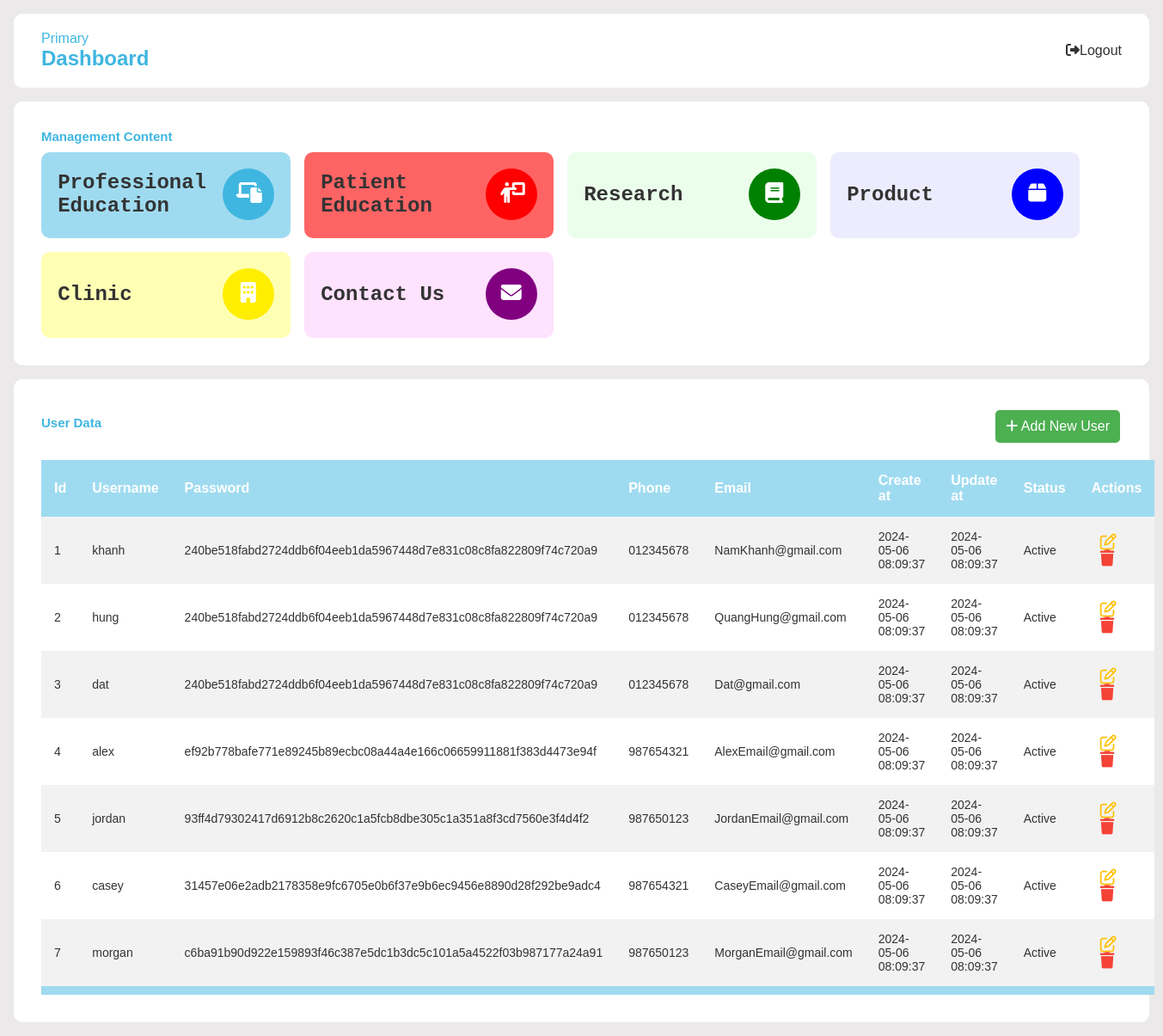
The app's page /admin/admin-dashboard/index.php (signed in) with its own data.
### tables this page shows
CREATE TABLE `user` (
                          `user_id` INT,
                          `username` VARCHAR(10) NOT NULL UNIQUE,
                          `password_hash` CHAR(64) NOT NULL,
                          `phone` VARCHAR (16) NOT NULL,
                          `email` VARCHAR(255) UNIQUE,
                          `created_at` TIMESTAMP DEFAULT CURRENT_TIMESTAMP,
                          `updated_at` TIMESTAMP DEFAULT CURRENT_TIMESTAMP ON UPDATE CURRENT_TIMESTAMP,
                          `status` INT NOT NULL DEFAULT 0,
                          `is_deleted` tinyint(1) DEFAULT 0,
                          `role` VARCHAR(10) NOT NULL DEFAULT 'manager',
						  CHECK (is_deleted BETWEEN 0 AND 1)
);

### admin/function.php (called while the page is built, shortened)
<?php
function getAllUser()
{
    global $conn;
    $sql = "SELECT * FROM user";
    $stmt = $conn->prepare($sql);
    $stmt->execute();
    $result = $stmt->get_result();
    $rows = $result->fetch_all(MYSQLI_ASSOC);
    return $rows;
}
function getUser($UserId)
{
    global $conn;
    $sql = "SELECT * FROM user WHERE user_id = ?";
    $stmt = $conn->prepare($sql);
    $stmt->bind_param('i', $UserId);
    $stmt->execute();
    $result = $stmt->get_result();
    $user = $result->fetch_all(MYSQLI_ASSOC);
    return $user ? $user[0] : [];
}

### admin/admin-dashboard/index.php (the view, shortened to what this page needs)
<?php
require_once('../function.php');
$userInfo = getUser($_SESSION['user_id']);
$rows=getAllUser();
?>
<!DOCTYPE html>
<html lang="en">
<head>
    <link rel="stylesheet" href="../style/dashboard.css">
</head>
<body>
<div class="main--content">
    <div class="header--wrapper">
        <div class="header--title">
            <span>Primary</span>
            <h2>Dashboard</h2>
        </div>
        <div class="user--info">
            <a href="#">
                <i class="fas fa-sign-out-alt"></i>
                <span> <a href="../logout.php">Logout</a></span>
            </a>
        </div>
    </div>
    <div class="crud--container">
        <h1 class="main--title">Management Content</h1>
        <div class="card--wrapper">
            <a href="../admin-professional/index.php">
                <div class="crud--card light-lighterblue">
                    <div class="card--header">
                        <div class="amount">
                            <span class="amount--value">
                                Professional Education
                            </span>
                        </div>
                        <i class="fa-solid fa-laptop-file icon dark-lightblue"></i>
                    </div>
                </div>
            </a>
            <a href="../admin-patient/index.php">
                <div class="crud--card light-red">
                    <div class="card--header">
                        <div class="amount">
                            <span class="amount--value">
                                Patient Education
                            </span>
                        </div>
                        <i class="fa-solid fa-person-chalkboard icon dark-red"></i>
                    </div>
                </div>
            </a>
            <a href="../admin-research">
                <div class="crud--card light-green">
                    <div class="card--header">
                        <div class="amount">
                            <span class="amount--value">
                                Research
                            </span>
                        </div>
                        <i class="fa-solid fa-book icon dark-green"></i>
                    </div>
                </div>
            </a>
            <a href="../admin-product/index.php">
                <div class="crud--card light-blue">
                    <div class="card--header">
                        <div class="amount">
                            <span class="amount--value">
                                Product
                            </span>
                        </div>
                        <i class="fa-solid fa-box icon dark-blue"></i>
                    </div>
                </div>
            </a>
            <a href="../admin-clinic/index.php">
                <div class="crud--card light-yellow">
                    <div class="card--header">
                        <div class="amount">
                                <span class="amount--value">
                                    Clinic
                                </span>
                        </div>
                        <i class="fa-solid fa-building icon dark-yellow"></i>
                    </div>
                </div>
            </a>
            <a href="../admin-contact-us/index.php">
                <div class="crud--card light-purple">
                    <div class="card--header">
                        <div class="amount">
                                <span class="amount--value">
                                    Contact Us
                                </span>
                        </div>
                        <i class="fa-solid fa-envelope icon dark-purple"></i>
                    </div>
                </div>
            </a>
        </div>
    </div>
    <?php if($userInfo['role'] == "admin") { ?>
    <div class="tabular--wrapper">
        <div class="data--wrapper">
            <div class="data--title">
                <h1 class="main--title">User Data</h1>
            </div>
            <div class="user--info">
                <a href="add-user.php">
                    <button class="add-button"><i class="fa-solid fa-plus"></i> Add New User</button>
                </a>
            </div>
        </div>
        <div class="table-container">
            <table>
                <thead>
                <tr>
                    <th>Id</th>
                    <th>Username</th>
                    <th>Password</th>
                    <th>Phone</th>
                    <th>Email</th>
                    <th>Create at</th>
                    <th>Update at</th>
                    <th>Status</th>
                    <th>Actions</th>
                </tr>
                <tbody>
                <?php $order = 0;
                foreach ($rows as $row) {
                    ?>
                    <tr>
                        <td><?php $order += 1;
                            echo $order; ?></td>
                        <td><?php echo $row['username']; ?></td>
                        <td><?php echo $row['password_hash']; ?></td>
                        <td><?php echo $row['phone']; ?></td>
                        <td><?php echo $row['email']; ?></td>
                        <td><?php echo $row['created_at']; ?></td>
                        <td><?php echo $row['updated_at']; ?></td>
                        <td><?php if ($row['status'] == 1) {
                                echo "Active";
                            } else {
                                echo "Inactive";
                            }
                            ?></td>
                        <td>
                            <a href="edit-user.php?user_id=<?php echo $row['user_id'] ?>" class="edit"><i
                                        class="fa-regular fa-pen-to-square"></i></a>
                            <?php if ($row['is_deleted'] == 1): ?>
                                <a href="restore-user.php?user_id=<?php echo $row['user_id'] ?>" class="restore"><i class="fa-solid fa-rotate-left"></i></a>
                            <?php else: ?>
                                <a href="delete-user.php?user_id=<?php echo $row['user_id'] ?>" class="delete"><i class="fa-solid fa-trash"></i></a>
                            <?php endif; ?>
                        </td>
                    </tr>
                <?php } ?>
                </tbody>
                <tfoot>
                <tr>
                    <td colspan="9"></td>
                </tr>
                </tfoot>
                </thead>
            </table>
        </div>
    </div>
    <?php } ?>
</div>
</body>
</html>

### admin/style/dashboard.css (style rules this page uses)
* { margin: 0; padding: 0; border: none; outline: none; box-sizing: border-box; font-family: sans-serif; }
body { display: flex; background: #ebe9e9; }
.main--content { position: relative; background: #ebe9e9; width: 100%; padding: 1rem; }
.header--wrapper { display: flex; justify-content: space-between; align-items: center; text-wrap: wrap; background: #fff; border-radius: 10px; padding: 20px 2rem; margin-bottom: 1rem; }
.header--title { color:#3FB6E0; }
.user--info { display: flex; align-items: center; gap: 1; }
.data--wrapper { display: flex; justify-content: space-between; align-items: center; text-wrap: wrap; background: #fff; border-radius: 10px; margin-bottom: 1rem; }
.data--title { color:#3FB6E0; }
.add-button { background-color: #4CAF50; border: none; border-radius: 5px; color: white; padding: 10px 12px; text-align: center; text-decoration: none; display: inline-block; font-size: 16px; margin: 4px 2px; cursor: pointer; transition: background 0.3s; }
a { text-decoration: none; color: #333; }
.crud--container { background: #fff; padding: 2rem; border-radius: 10px; }
.card--wrapper { display: flex; flex-wrap: wrap; gap:1rem; }
.main--title { color: #3FB6E0; padding-bottom: 10px; font-size: 15px; }
.crud--card { border-radius:10px ; padding: 1.2rem; width: 290px; height: 100px; display: flex; flex-direction: column; justify-content: space-between; transition: all 0.1s ease-in-out; cursor: pointer; }
.card--header { display: flex; justify-content: space-between; align-items: center; margin-bottom: 20px; }
.amount { display: flex; flex-direction: column; }
.amount--value { font-size: 24px; font-family: 'Courier New', Courier, monospace; font-weight: 600; }
.icon { color: #fff; padding:1rem; height:60px; width: 60px; text-align: center; border-radius: 50%; font-size: 1.5rem; background: red; }
.light-lighterblue { background: rgba(159, 219, 240, 1); }
.light-red { background: rgba(255, 100, 100, 1); }
.light-purple { background: rgb(254,226,254); }
.light-green { background: rgb(235, 254, 235); }
.light-blue { background: rgb(236, 236, 254); }
.light-yellow { background: rgba(255, 255, 180, 1); }
.dark-red { background: red; }
.dark-purple { background: purple; }
.dark-green { background: green; }
.dark-blue { background: blue; }
.dark-lightblue { background: #3FB6E0; }
.dark-yellow { background: rgb(255, 238, 0); }
.tabular--wrapper { background: #fff; margin-top: 1rem; border-radius: 10px; padding: 2rem; }
.table-container { width: 100%; }
table { width: 100%; border-collapse: collapse; }
thead { background: rgba(159, 219, 240, 1); color: #fff; }
th { padding: 15px; text-align: left; }
tbody { background: #f2f2f2 ; }
td { padding: 15px; font-size: 14px; color: #333; }
tr:nth-child(even) { background: #fff; }
tfoot { background: rgba(159, 219, 240, 1); font-weight: bold; color: #fff; }
tfoot td { padding: 5px; color: #fff; }
table td a.edit { color: #FFC107; }
table td a.delete { color: #F44336; }
table td i { font-size: 19px; margin-left: 10px; }

### records on screen
user: username "khanh", password_hash "240be518fabd2724ddb6f04eeb1da5967448d7e831c08c8fa822809f74c720a9", phone "012345678", email "NamKhanh@gmail.com", created_at "2024-05-06 08:09:37", updated_at "2024-05-06 08:09:37", status "Active"
user: username "hung", password_hash "240be518fabd2724ddb6f04eeb1da5967448d7e831c08c8fa822809f74c720a9", phone "012345678", email "QuangHung@gmail.com", created_at "2024-05-06 08:09:37", updated_at "2024-05-06 08:09:37", status "Active"
user: username "dat", password_hash "240be518fabd2724ddb6f04eeb1da5967448d7e831c08c8fa822809f74c720a9", phone "012345678", email "Dat@gmail.com", created_at "2024-05-06 08:09:37", updated_at "2024-05-06 08:09:37", status "Active"
user: username "alex", password_hash "ef92b778bafe771e89245b89ecbc08a44a4e166c06659911881f383d4473e94f", phone "987654321", email "AlexEmail@gmail.com", created_at "2024-05-06 08:09:37", updated_at "2024-05-06 08:09:37", status "Active"
user: username "jordan", password_hash "93ff4d79302417d6912b8c2620c1a5fcb8dbe305c1a351a8f3cd7560e3f4d4f2", phone "987650123", email "JordanEmail@gmail.com", created_at "2024-05-06 08:09:37", updated_at "2024-05-06 08:09:37", status "Active"
user: username "casey", password_hash "31457e06e2adb2178358e9fc6705e0b6f37e9b6ec9456e8890d28f292be9adc4", phone "987654321", email "CaseyEmail@gmail.com", created_at "2024-05-06 08:09:37", updated_at "2024-05-06 08:09:37", status "Active"
user: username "morgan", password_hash "c6ba91b90d922e159893f46c387e5dc1b3dc5c101a5a4522f03b987177a24a91", phone "987650123", email "MorganEmail@gmail.com", created_at "2024-05-06 08:09:37", updated_at "2024-05-06 08:09:37", status "Active"
